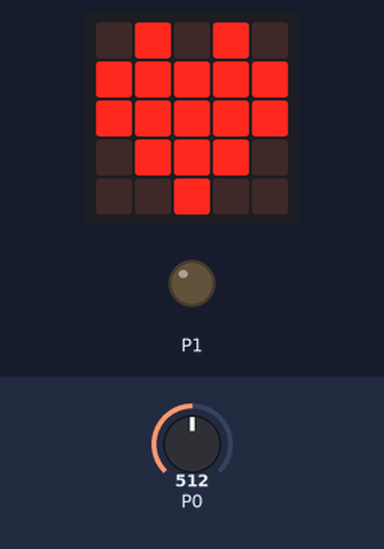
Recording of a program running on a simulated BBC micro:bit (MakeCode). Parts: the board's 5×5 LED display, output pins drawn as LEDs (lit = HIGH). The test bench sets the inputs (shaded band); at power-on: P0 = 512 (analog values on the 0–1023 scale). The 48×5 strip is a reading aid, not a part: it shows the text the display is scrolling, unrolled, one strip-width of it at a time.

Above: at 1.2 s.
1.3 s: P0 set to 487
At 3.1 s:
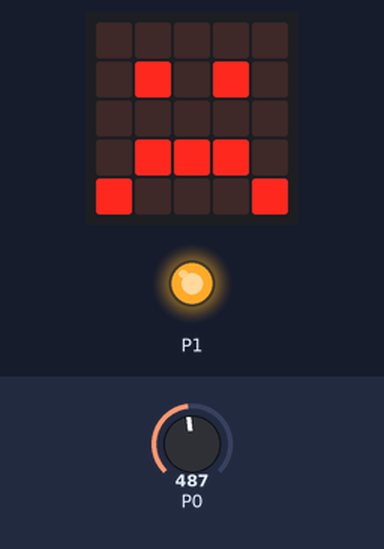
At 13.2 s:
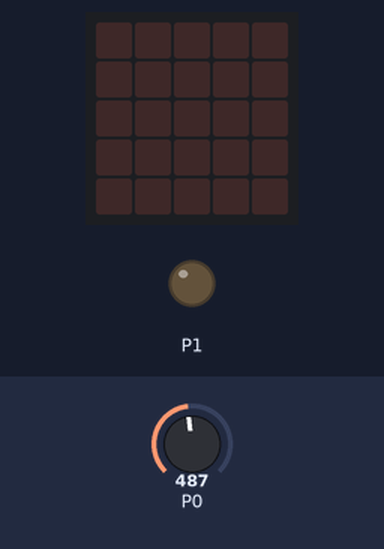
Timing chart, 0 to 19.0 s (numbered marks = the images above; inputs shaded):
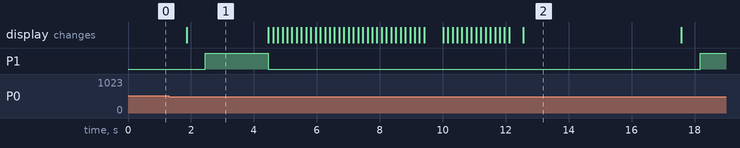

The program:

main.ts
```typescript
let vochtigheid = 0
basic.forever(function () {
    vochtigheid = pins.analogReadPin(AnalogPin.P0)
    if (vochtigheid < 500) {
        basic.showIcon(IconNames.Sad)
        pins.digitalWritePin(DigitalPin.P1, 1)
        basic.pause(2000)
        pins.digitalWritePin(DigitalPin.P1, 0)
        basic.showString("Water ok")
        basic.pause(5000)
    } else {
        basic.showIcon(IconNames.Heart)
    }
})
```

test.ts
```typescript
// tests gaan hier; deze zal niet worden gecompileerd wanneer dit pakket wordt gebruikt als extensie.
```

Measured:
- the behaviour switches between 500 and 499 on P0 (found by bisection; images 0 and 1)
- after the input at 1.3 s, P1: LOW → HIGH after 1.2 s, → LOW 2.0 s later, → HIGH 13.7 s later; the display: changes after 0.56 s (image 1)
- what the display in image 1 shows lasts 2.6 s, from 1.9 s to 4.5 s
